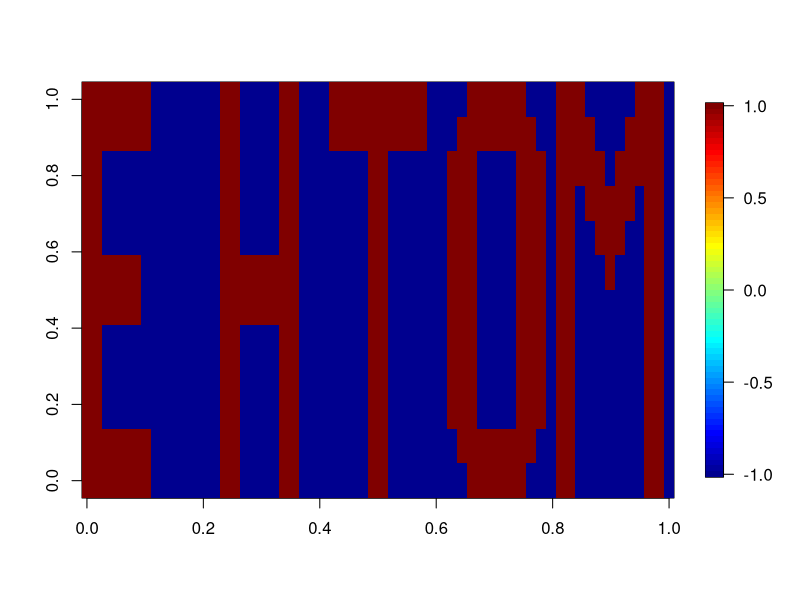
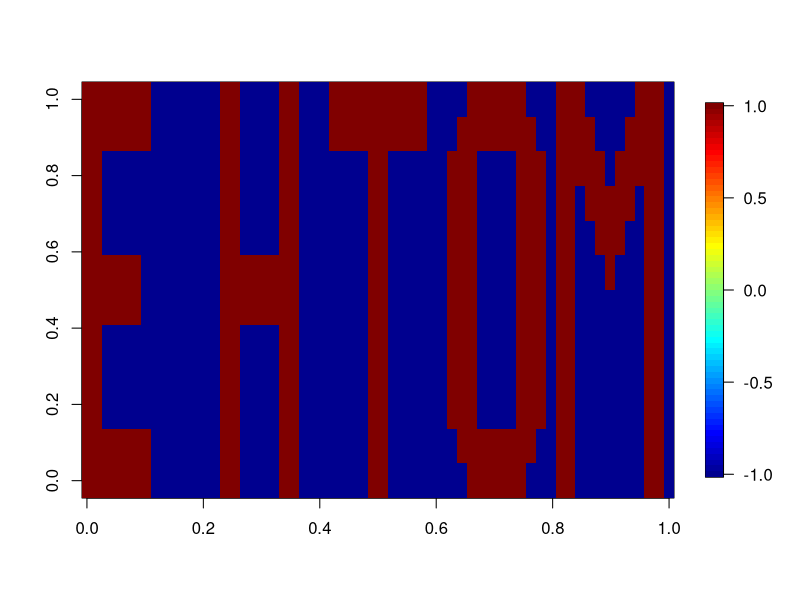
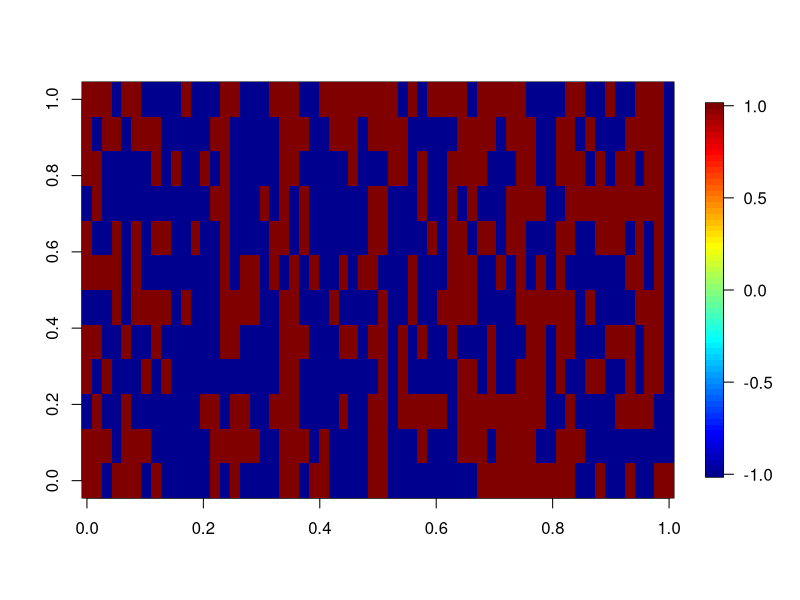
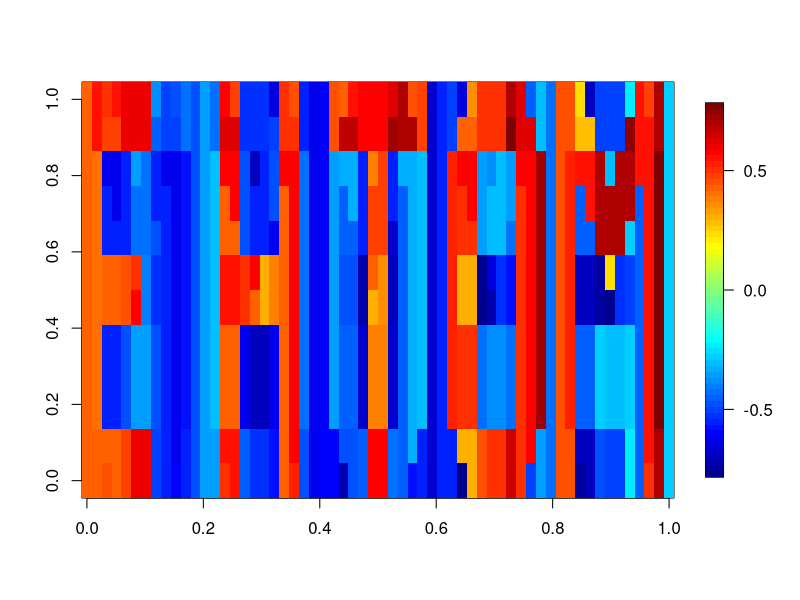
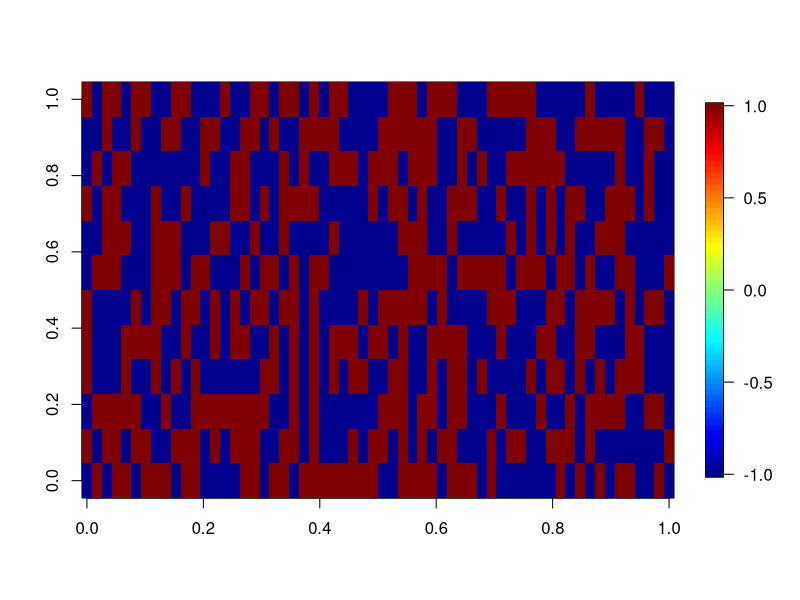
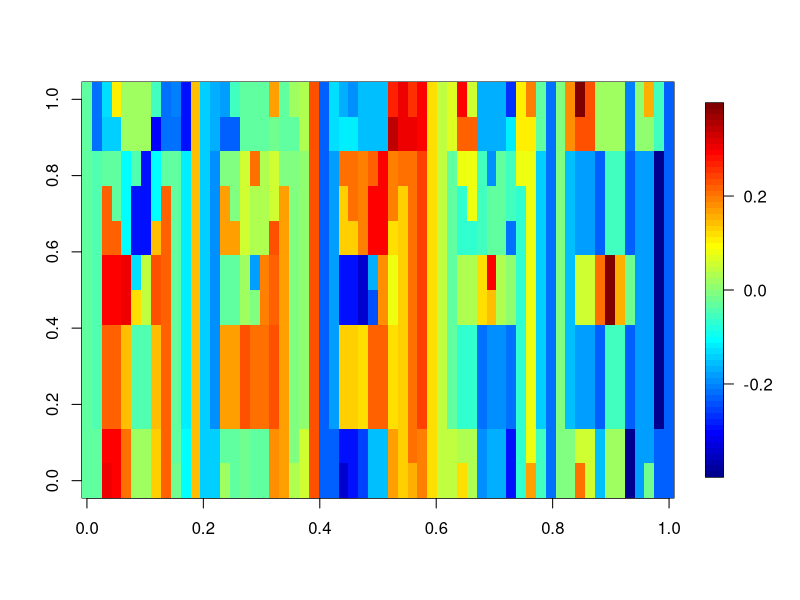

Here is the R script that generated these plots, in order:
## ---- chunk 1

## Load packages

suppressMessages(
    library(fields)
)
    
## Load in the data

E <- matrix(nrow = 12, ncol = 12)

E[1,] <- c(1,1,1,1,1,1,1,0,0,0,0,0)
E[2,] <- c(1,1,1,1,1,1,1,0,0,0,0,0)
E[3,] <- c(1,1,0,0,0,0,0,0,0,0,0,0)
E[4,] <- c(1,1,0,0,0,0,0,0,0,0,0,0)
E[5,] <- c(1,1,0,0,0,0,0,0,0,0,0,0)
E[6,] <- c(1,1,1,1,1,1,0,0,0,0,0,0)
E[7,] <- c(1,1,1,1,1,1,0,0,0,0,0,0)
E[8,] <- c(1,1,0,0,0,0,0,0,0,0,0,0)
E[9,] <- c(1,1,0,0,0,0,0,0,0,0,0,0)
E[10,] <- c(1,1,0,0,0,0,0,0,0,0,0,0)
E[11,] <- c(1,1,1,1,1,1,1,0,0,0,0,0)
E[12,] <- c(1,1,1,1,1,1,1,0,0,0,0,0)

H <- matrix(nrow = 12, ncol = 12)

H[1,] <- c(0,0,1,1,0,0,0,0,1,1,0,0)
H[2,] <- c(0,0,1,1,0,0,0,0,1,1,0,0)
H[3,] <- c(0,0,1,1,0,0,0,0,1,1,0,0)
H[4,] <- c(0,0,1,1,0,0,0,0,1,1,0,0)
H[5,] <- c(0,0,1,1,0,0,0,0,1,1,0,0)
H[6,] <- c(0,0,1,1,1,1,1,1,1,1,0,0)
H[7,] <- c(0,0,1,1,1,1,1,1,1,1,0,0)
H[8,] <- c(0,0,1,1,0,0,0,0,1,1,0,0)
H[9,] <- c(0,0,1,1,0,0,0,0,1,1,0,0)
H[10,] <- c(0,0,1,1,0,0,0,0,1,1,0,0)
H[11,] <- c(0,0,1,1,0,0,0,0,1,1,0,0)
H[12,] <- c(0,0,1,1,0,0,0,0,1,1,0,0)

T <- matrix(nrow = 12, ncol = 12)

T[1,] <- c(0,1,1,1,1,1,1,1,1,1,1,0)
T[2,] <- c(0,1,1,1,1,1,1,1,1,1,1,0)
T[3,] <- c(0,0,0,0,0,1,1,0,0,0,0,0)
T[4,] <- c(0,0,0,0,0,1,1,0,0,0,0,0)
T[5,] <- c(0,0,0,0,0,1,1,0,0,0,0,0)
T[6,] <- c(0,0,0,0,0,1,1,0,0,0,0,0)
T[7,] <- c(0,0,0,0,0,1,1,0,0,0,0,0)
T[8,] <- c(0,0,0,0,0,1,1,0,0,0,0,0)
T[9,] <- c(0,0,0,0,0,1,1,0,0,0,0,0)
T[10,] <- c(0,0,0,0,0,1,1,0,0,0,0,0)
T[11,] <- c(0,0,0,0,0,1,1,0,0,0,0,0)
T[12,] <- c(0,0,0,0,0,1,1,0,0,0,0,0)

O <- matrix(nrow = 12, ncol = 12)

O[1,] <- c(0,0,0,1,1,1,1,1,1,0,0,0)
O[2,] <- c(0,0,1,1,1,1,1,1,1,1,0,0)
O[3,] <- c(0,1,1,1,0,0,0,0,1,1,1,0)
O[4,] <- c(0,1,1,1,0,0,0,0,1,1,1,0)
O[5,] <- c(0,1,1,1,0,0,0,0,1,1,1,0)
O[6,] <- c(0,1,1,1,0,0,0,0,1,1,1,0)
O[7,] <- c(0,1,1,1,0,0,0,0,1,1,1,0)
O[8,] <- c(0,1,1,1,0,0,0,0,1,1,1,0)
O[9,] <- c(0,1,1,1,0,0,0,0,1,1,1,0)
O[10,] <- c(0,1,1,1,0,0,0,0,1,1,1,0)
O[11,] <- c(0,0,1,1,1,1,1,1,1,1,0,0)
O[12,] <- c(0,0,0,1,1,1,1,1,1,0,0,0)

M <- matrix(nrow = 12, ncol = 12)

M[1,] <- c(1,1,1,0,0,0,0,0,1,1,1,0)
M[2,] <- c(1,1,1,1,0,0,0,1,1,1,1,0)
M[3,] <- c(1,1,1,1,1,0,1,1,1,1,1,0)
M[4,] <- c(1,1,0,1,1,1,1,1,0,1,1,0)
M[5,] <- c(1,1,0,0,1,1,1,0,0,1,1,0)
M[6,] <- c(1,1,0,0,0,1,0,0,0,1,1,0)
M[7,] <- c(1,1,0,0,0,0,0,0,0,1,1,0)
M[8,] <- c(1,1,0,0,0,0,0,0,0,1,1,0)
M[9,] <- c(1,1,0,0,0,0,0,0,0,1,1,0)
M[10,] <- c(1,1,0,0,0,0,0,0,0,1,1,0)
M[11,] <- c(1,1,0,0,0,0,0,0,0,1,1,0)
M[12,] <- c(1,1,0,0,0,0,0,0,0,1,1,0)

E[E == 0] <- -1
H[H == 0] <- -1
T[T == 0] <- -1
O[O == 0] <- -1
M[M == 0] <- -1

## Load in the err_corr function

err_corr <- function(x, y, mu, n, tol) {
    
    x_orig <- x
    y_orig <- y
    
    x_dims <- dim(x)
    y_dims <- dim(y)
    
    mem_matrix <- matrix(0, nrow = y_dims[1], ncol = x_dims[1])
    
    for (i in 1:n) {
        
        j <- sample(1:x_dims[2])
        x <- x[, j]
        y <- y[, j]
        
        for (k in 1:x_dims[2]) {
            
            mem_matrix <- mem_matrix + mu * (y[,k] - mem_matrix %*% x[,k]) %*% x[,k]
            
        }
        
        if (norm((y - mem_matrix %*% x), "2") <= tol) {
            
            # print("Gradient Search Terminated ===>>> ||y - mem_matrix*x|| <= tol")
            # print(paste0("Number of Iterations = ", n * k))
            mem_matrix <<- mem_matrix
            break
            
        }
        
        mem_matrix <<- mem_matrix
        
    }
    
}

## Vectorize the matrices and prepare the input

E_vec <- as.vector(E)
H_vec <- as.vector(H)
T_vec <- as.vector(T)
O_vec <- as.vector(O)
M_vec <- as.vector(M)

input <- cbind(E_vec, H_vec, T_vec, O_vec, M_vec)

## Set the parameters

mu <- 0.001
n <- 1000
tol <- 0.0000001

## Run the err_corr function to return the memory matrix

err_corr(input, input, mu, n, tol)

## ---- chunk 2

## Load in a function to rotate the output

rotate <- function(x) t(apply(x, 2, rev))

## ---- chunk 3

## Output the original image

image.plot(rbind(rotate(E), rotate(H), rotate(T), rotate(O), rotate(M)))

## ---- chunk 4

## Recall the images from memory

E_recall <- matrix(mem_matrix %*% E_vec, nrow = 12, ncol = 12)
H_recall <- matrix(mem_matrix %*% H_vec, nrow = 12, ncol = 12)
T_recall <- matrix(mem_matrix %*% T_vec, nrow = 12, ncol = 12)
O_recall <- matrix(mem_matrix %*% O_vec, nrow = 12, ncol = 12)
M_recall <- matrix(mem_matrix %*% M_vec, nrow = 12, ncol = 12)

## Rebuild the image

image.plot(rbind(rotate(E_recall), rotate(H_recall), rotate(T_recall), rotate(O_recall), rotate(M_recall)))

## ---- chunk 5

## Corrupt 25% of from each input pattern

inds <- sort(sample(1:144, 36, replace = FALSE))

E_vec_corr_25 <- E_vec
E_vec_corr_25[inds] <- E_vec_corr_25[inds] * (-1)

inds <- sort(sample(1:144, 36, replace = FALSE))

H_vec_corr_25 <- H_vec
H_vec_corr_25[inds] <- H_vec_corr_25[inds] * (-1)

inds <- sort(sample(1:144, 36, replace = FALSE))

T_vec_corr_25 <- T_vec
T_vec_corr_25[inds] <- T_vec_corr_25[inds] * (-1)

inds <- sort(sample(1:144, 36, replace = FALSE))

O_vec_corr_25 <- O_vec
O_vec_corr_25[inds] <- O_vec_corr_25[inds] * (-1)

inds <- sort(sample(1:144, 36, replace = FALSE))

M_vec_corr_25 <- M_vec
M_vec_corr_25[inds] <- M_vec_corr_25[inds] * (-1)

## ---- chunk 6

## Output the original, corrupted image

image.plot(rbind(rotate(matrix(E_vec_corr_25, nrow = 12, ncol = 12)), 
                 rotate(matrix(H_vec_corr_25, nrow = 12, ncol = 12)),
                 rotate(matrix(T_vec_corr_25, nrow = 12, ncol = 12)),
                 rotate(matrix(O_vec_corr_25, nrow = 12, ncol = 12)),
                 rotate(matrix(M_vec_corr_25, nrow = 12, ncol = 12))))

## ---- chunk 7

## Prepare the 25% corrupted input

input_corr_25 <- cbind(E_vec_corr_25, H_vec_corr_25, T_vec_corr_25, O_vec_corr_25, M_vec_corr_25)

## Recall the 25% corrupted images from memory

E_25_recall <- matrix(mem_matrix %*% E_vec_corr_25, nrow = 12, ncol = 12)
H_25_recall <- matrix(mem_matrix %*% H_vec_corr_25, nrow = 12, ncol = 12)
T_25_recall <- matrix(mem_matrix %*% T_vec_corr_25, nrow = 12, ncol = 12)
O_25_recall <- matrix(mem_matrix %*% O_vec_corr_25, nrow = 12, ncol = 12)
M_25_recall <- matrix(mem_matrix %*% M_vec_corr_25, nrow = 12, ncol = 12)

## Rebuild the image

image.plot(rbind(rotate(E_25_recall), rotate(H_25_recall), rotate(T_25_recall), rotate(O_25_recall), rotate(M_25_recall)))

## ---- chunk 8

## Corrupt 50% of from each input pattern

inds <- sort(sample(1:144, 72, replace = FALSE))

E_vec_corr_50 <- E_vec
E_vec_corr_50[inds] <- E_vec_corr_50[inds] * (-1)

inds <- sort(sample(1:144, 72, replace = FALSE))

H_vec_corr_50 <- H_vec
H_vec_corr_50[inds] <- H_vec_corr_50[inds] * (-1)

inds <- sort(sample(1:144, 72, replace = FALSE))

T_vec_corr_50 <- T_vec
T_vec_corr_50[inds] <- T_vec_corr_50[inds] * (-1)

inds <- sort(sample(1:144, 72, replace = FALSE))

O_vec_corr_50 <- O_vec
O_vec_corr_50[inds] <- O_vec_corr_50[inds] * (-1)

inds <- sort(sample(1:144, 72, replace = FALSE))

M_vec_corr_50 <- M_vec
M_vec_corr_50[inds] <- M_vec_corr_50[inds] * (-1)

## ---- chunk 9

## Output the original, corrupted image

image.plot(rbind(rotate(matrix(E_vec_corr_50, nrow = 12, ncol = 12)), 
                 rotate(matrix(H_vec_corr_50, nrow = 12, ncol = 12)),
                 rotate(matrix(T_vec_corr_50, nrow = 12, ncol = 12)),
                 rotate(matrix(O_vec_corr_50, nrow = 12, ncol = 12)),
                 rotate(matrix(M_vec_corr_50, nrow = 12, ncol = 12))))

## ---- chunk 10

## Prepare the 50% corrupted input

input_corr_50 <- cbind(E_vec_corr_50, H_vec_corr_50, T_vec_corr_50, O_vec_corr_50, M_vec_corr_50)

## Recall the 50% corrupted images from memory

E_50_recall <- matrix(mem_matrix %*% E_vec_corr_50, nrow = 12, ncol = 12)
H_50_recall <- matrix(mem_matrix %*% H_vec_corr_50, nrow = 12, ncol = 12)
T_50_recall <- matrix(mem_matrix %*% T_vec_corr_50, nrow = 12, ncol = 12)
O_50_recall <- matrix(mem_matrix %*% O_vec_corr_50, nrow = 12, ncol = 12)
M_50_recall <- matrix(mem_matrix %*% M_vec_corr_50, nrow = 12, ncol = 12)

## Rebuild the image

image.plot(rbind(rotate(E_50_recall), rotate(H_50_recall), rotate(T_50_recall), rotate(O_50_recall), rotate(M_50_recall)))
